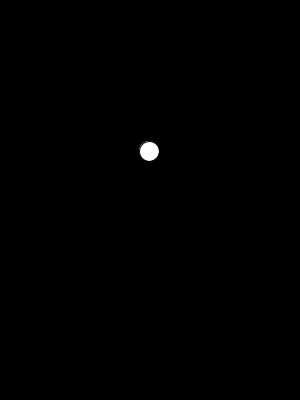
Frame 1 (no input)
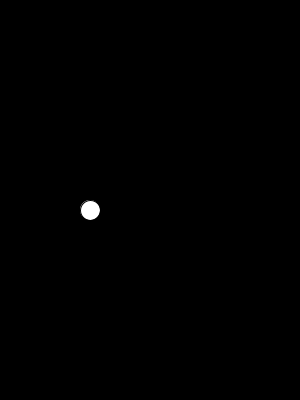
Frame 60 (the mouse pressed at the canvas centre just before this capture)
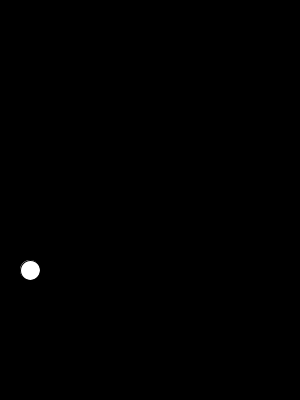
Frame 120 (the mouse held since frame 60 and released just before this capture)

The Processing sketch that drew these frames (run headless with seeded random() and noise(); from frame 60 on, the mouse is pressed at the canvas centre):

// Processing sketch: processing_82395
// ── processing_82395.pde

//Grace O. Bouncing Ball Mods 14-15 C.P.1
ball steph;
boolean gameOver;
void setup()
{
  size(300, 400);
  steph = new ball();
}
void draw()
{
  background(0);
  steph.move();
  steph.bounce();
  steph.show();
}
class ball
{
  int x, y;
  boolean up, right;
  ball()
  {
    x= 150;
    y = 150;
    if (random(1)<.5)
    {
      up = true;
    }
    else
    {
      up=false;
    }
    if (random(1)<.5)
    {
      right = false;
    }
    else
    {
      right = true;
    }
  }
  void move()
  {
    if (right == true)
    {
      x++;
    }
    else
    {
      x--;
    }
    if (up == true)
    {
      y--;
    }
    else
    {
      y++;
    }
  }
  void bounce()
  {
    if (x<5)
    {
      right=true;
    }
    if (x>295)
    {
      right=false;
    }
    if (y>395)
    {
      up=true;
    }
    if (y<5)
    {
      up=false;
    }
  }
  void show()
  {
 
      fill(255);
      ellipse(x, y, 20, 20);
  
  }
}
